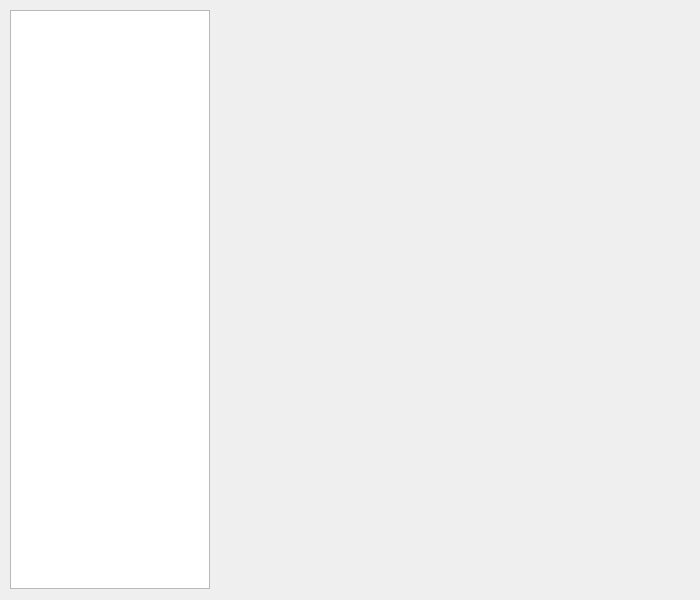
<?xml version="1.0" encoding="UTF-8"?>
<ui version="4.0">
 <class>Widget</class>
 <widget class="QWidget" name="Widget">
  <property name="geometry">
   <rect>
    <x>0</x>
    <y>0</y>
    <width>700</width>
    <height>600</height>
   </rect>
  </property>
  <property name="windowTitle">
   <string>Widget</string>
  </property>
  <widget class="QWidget" name="horizontalLayoutWidget">
   <property name="geometry">
    <rect>
     <x>-1</x>
     <y>-1</y>
     <width>701</width>
     <height>601</height>
    </rect>
   </property>
   <layout class="QHBoxLayout" name="horizontalLayout">
    <property name="spacing">
     <number>0</number>
    </property>
    <item>
     <widget class="QTableView" name="tableView">
      <property name="sizePolicy">
       <sizepolicy hsizetype="Maximum" vsizetype="Expanding">
        <horstretch>0</horstretch>
        <verstretch>0</verstretch>
       </sizepolicy>
      </property>
      <property name="maximumSize">
       <size>
        <width>200</width>
        <height>16777215</height>
       </size>
      </property>
     </widget>
    </item>
    <item>
     <widget class="QChartView" name="chartView" native="true"/>
    </item>
   </layout>
  </widget>
 </widget>
 <layoutdefault spacing="6" margin="11"/>
 <customwidgets>
  <customwidget>
   <class>QChartView</class>
   <extends>QWidget</extends>
   <header location="global">qchartview.h</header>
   <container>1</container>
  </customwidget>
 </customwidgets>
 <resources/>
 <connections/>
</ui>
